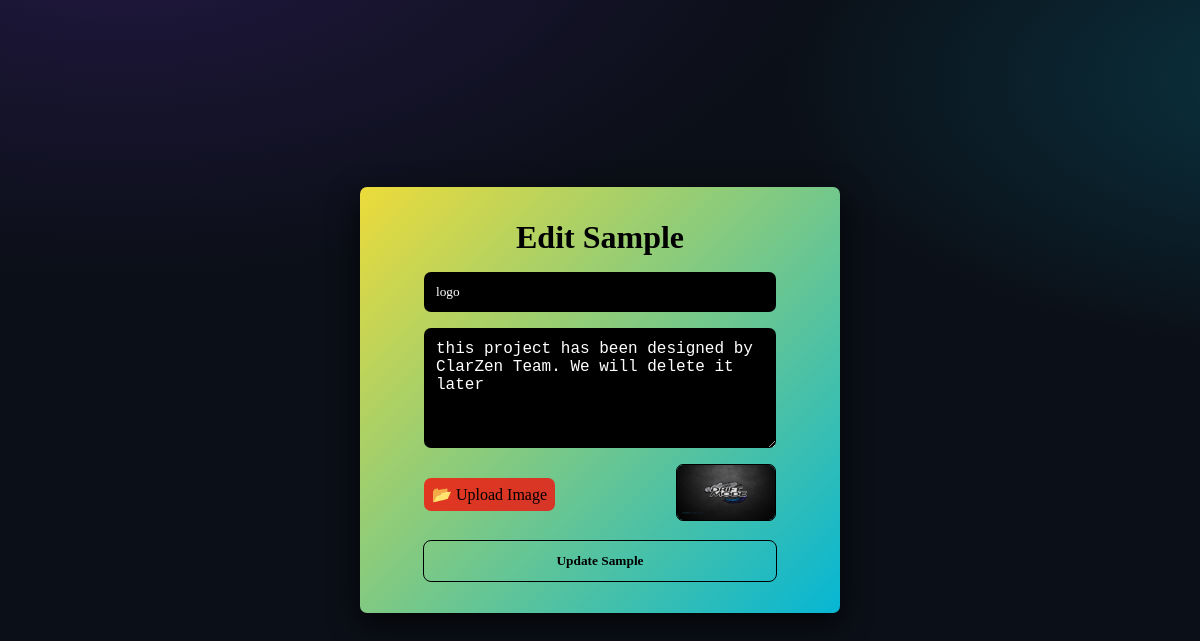
Screenshot of /edit_sample/5 (signed in) with the database file from the repository.
### tables this page shows
CREATE TABLE samples (
                    id INTEGER PRIMARY KEY AUTOINCREMENT,
                    title TEXT,
                    description TEXT,
                    image TEXT);

### app.py (the view, shortened to what this page needs)
@app.route('/edit_sample/<int:id>', methods=["GET", "POST"])
def edit_sample(id):
    if not session.get('admin'):
        return redirect(url_for('login'))
    con = sqlite3.connect(DB)
    cur = con.cursor()
    cur.execute("SELECT * FROM samples WHERE id=?", (id,))
    sample = cur.fetchone()
    con.close()
    return render_template("edit_sample.html", sample=sample)

### templates/edit_sample.html (shortened to what this page needs)
<!DOCTYPE html>
<html lang="en">
<head>
  <link rel="stylesheet" href="../static/css/admin.css">
</head>
<body>
    <section class="edit-sec">
      <div class="edit-container">
        <h3 class="edit-h">Edit Sample</h3>
        <form method="POST" enctype="multipart/form-data" class="edit-form">
            <input type="text" name="title" value="{{sample[1]}}" placeholder="Sample Title" required>
            <textarea name="description" placeholder="Description" required>{{sample[2]}}</textarea>
            <div class="form-div">
              <label for="file-upload" class="file-upload-btn">📂 Upload Image</label>
              <small><img src="{{sample[3]}}" width="100"></small>
            </div>
            <button class="update-btn">Update Sample</button>
        </form>
      </div>
    </section>
</body>
</html>

### static/css/admin.css (style rules this page uses)
* { margin: 0; padding: 0; box-sizing: border-box; }
body { background: radial-gradient(1200px 600px at 10% -10%, rgba(124, 58, 237, 0.20), transparent 60%), radial-gradient(1000px 500px at 110% 10%, rgba(6, 182, 212, 0.22), transparent 55%), linear-gradient(180deg, #0b0f17, #0b0f17); background-attachment: fixed; }
html { scroll-behavior: smooth; }
.file-upload-btn { width: fit-content; background-color: rgba(255, 0, 0, 0.731); padding: 7px 8px; border-radius: 7px; font-weight: 500; }
.edit-sec { height: 100vh; align-items: center; display: flex; justify-content: center; justify-self: center; font-family: verdana; }
.edit-h { color: black; text-align: center; padding: 0 1rem 1rem 1rem; font-size: 2rem; font-family: verdana; }
.edit-container { display: flex; flex-direction: column; background-color: white; box-shadow: 0 10px 30px rgba(0, 0, 0, 0.763); padding: 2rem 4rem; border-radius: 7px; background: linear-gradient(135deg, #eddb3a, #06b6d4); }
.edit-form { display: flex; flex-direction: column; gap: 1rem; }
.edit-form input { padding: 12px; width: 22rem; border: none; border-radius: 7px; background-color: black; color: white; font-family: verdana; display: flex; justify-self: center; }
.edit-form input::placeholder { color: rgba(255, 255, 255, 0.719); font-family: verdana; }
.edit-form textarea { min-height: 120px; resize: vertical; background-color: black; color: white; border: none; border-radius: 7px; padding: 12px; font-size: large; width: 22rem; }
.edit-form textarea::placeholder { color: rgba(255, 255, 255, 0.719); font-family: verdana; font-size: 15px; }
.form-div { display: flex; align-items: center; justify-content: space-between; gap: 1rem; }
.form-div img { border: 1px solid black; border-radius: 7px; max-width: 150px; }
.update-btn { padding: 12px 20px; border-radius: 7px; border: none; outline: 1px solid black; background: none; color: black; font-family: verdana; font-weight: 600; transition: all 0.3s ease; }

### rows the page displays
samples: title "logo", description "this project has been designed by ClarZen Team. We will delete it later", image (picture)
